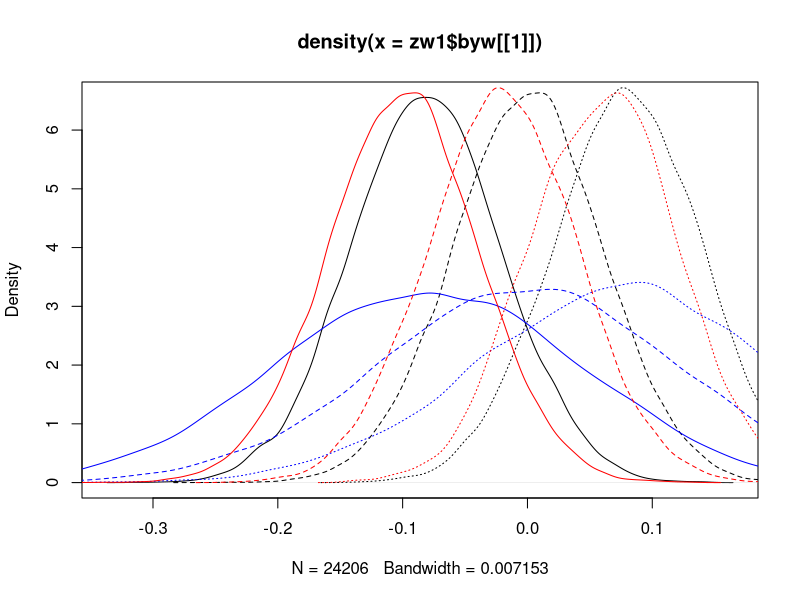
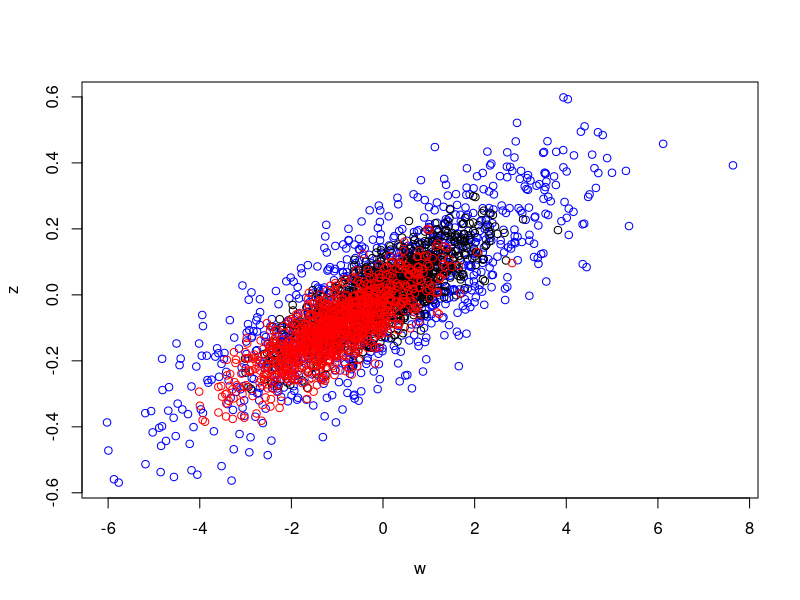
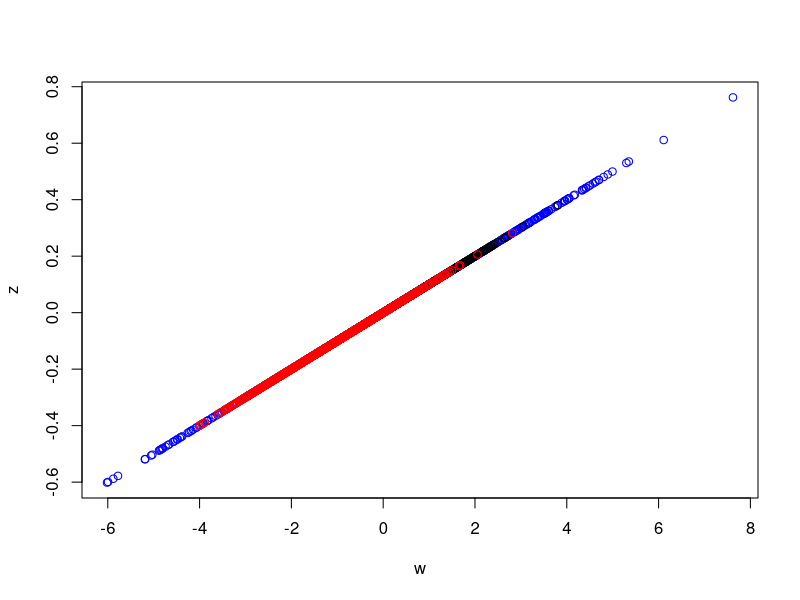

These charts were generated, in order, by the following R code:
#######################################################################################
# How do the reliability and discrimination ability of a signal relate to each other? #
#######################################################################################

require(MASS)

zwdist <- function(zmu,wmu,zsd,wsd,rho=0.8,nsim=10^6,...){
  zw_mu <- c(zmu,wmu)
  set.seed(1)
  zw_sig <- matrix(c(zsd^2,rep(rho*zsd*wsd,2),wsd^2),nr=2,nc=2)
  zw <- mvrnorm(n=nsim, mu=zw_mu, Sigma=zw_sig)
  colnames(zw) <- c("z","w")
  zw <- as.data.frame(zw)
  
  zw$wcat <- cut(zw$w,...)
  byw <- with(zw,split(z,wcat))
  
  list(zw=zw,byw=byw)
}

mybreaks <- c(-1.05,-0.95,-0.05,0.05,0.95,1.05)

# Imperfect information ---------------------------------------------------

zw1 <- zwdist(zmu=0,wmu=0,zsd=0.1,wsd=1,breaks=mybreaks)
zw2 <- zwdist(zmu=0,wmu=0,zsd=0.1*2,wsd=1*2,breaks=mybreaks)
zw3 <- zwdist(zmu=-0.1,wmu=-1,zsd=0.1,wsd=1,breaks=mybreaks)

par(mfrow=c(1,1))
plot(density(zw1$byw[[1]]),lty=1,col="black")
lines(density(zw1$byw[[3]]),lty=2,col="black")
lines(density(zw1$byw[[5]]),lty=3,col="black")
lines(density(zw2$byw[[1]]),lty=1,col="blue")
lines(density(zw2$byw[[3]]),lty=2,col="blue")
lines(density(zw2$byw[[5]]),lty=3,col="blue")
lines(density(zw3$byw[[1]]),lty=1,col="red")
lines(density(zw3$byw[[3]]),lty=2,col="red")
lines(density(zw3$byw[[5]]),lty=3,col="red")
# Increasing zsd only scales z up and down - doesn't change discrimination ability

plot(z~w,data=zw2$zw[1:1000,],col="blue")
points(z~w,data=zw1$zw[1:1000,],col="black")
points(z~w,data=zw3$zw[1:1000,],col="red")

# Perfect information -----------------------------------------------------

zw1b <- zwdist(zmu=0,wmu=0,zsd=0.1,wsd=1,breaks=mybreaks,rho=1)
zw2b <- zwdist(zmu=0,wmu=0,zsd=0.2,wsd=2,breaks=mybreaks,rho=1)
zw3b <- zwdist(zmu=-0.1,wmu=-1,zsd=0.1,wsd=1,breaks=mybreaks,rho=1)

plot(z~w,data=zw2b$zw[1:1000,],col="blue")
points(z~w,data=zw1b$zw[1:1000,],col="black")
points(z~w,data=zw3b$zw[1:1000,],col="red")
